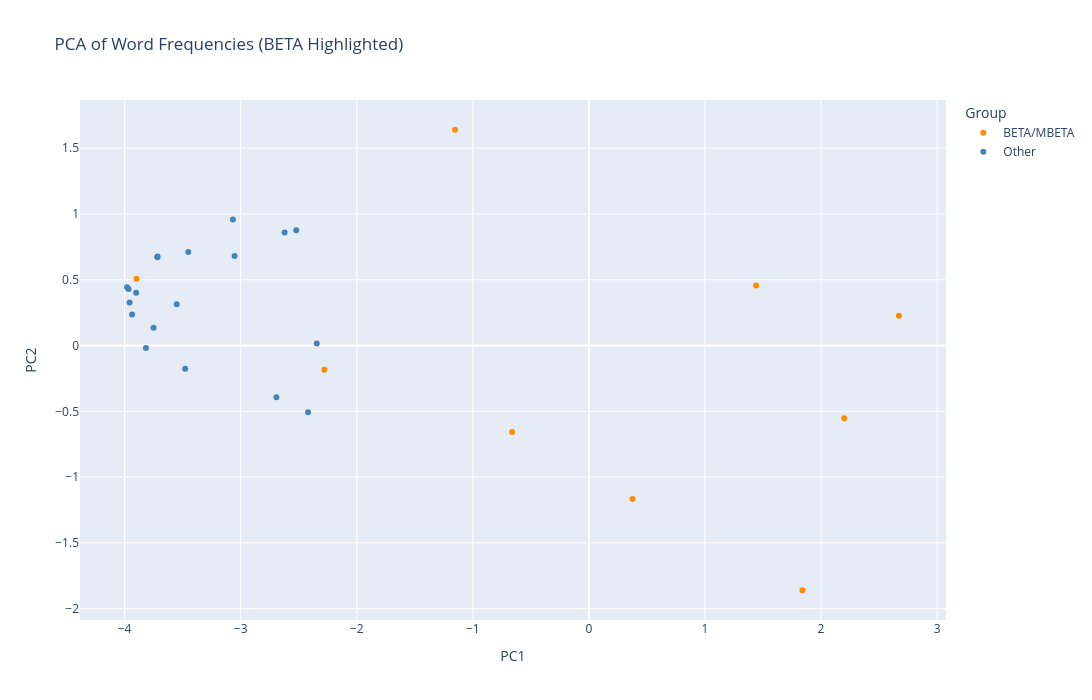

This figure's notebook cell:
### Code cell
Zpca_df_zoom = filter_outliers(pca_df, z_thresh=0.7)
plot_pca(Zpca_df_zoom, annotate=True)

### Figure 1 — Plotly figure (JSON) as saved in the notebook; plotly's stock layout.template omitted (floating-point values rounded to 4 significant figures)
{"data": [{"customdata": [["SheGeo93"], ["PowBew21"], ["NeuSle16"], ["WatBli07"], ["NaaNex12"], ["ChiThe98"], ["MunDar07"], ["ChiExh19"], ["SteSno92"]], "hovertemplate": "<b>%{hovertext}</b><br><br>Group=BETA/MBETA<br>PC1=%{x}<br>PC2=%{y}<br>Label=%{customdata[0]}<extra></extra>", "hovertext": ["Sheffield_GeorgiaonMyMind_1993_BETA", "Powers_Bewilderment_2021_MBETA", "Neuvel_SleepingGiants_2016_MBETA", "Watts_Blindsight_2007_BETA", "Naam_Nexus_2012_BETA", "Chiang_TheStoryOfYourLife_1998_BETA", "Munteanu_DarwinsParadox_2007_BETA", "Chiang_Exhalation_2019_BETA", "Stephenson_SnowCrash_1992_BETA"], "legendgroup": "BETA/MBETA", "marker": {"color": "darkorange", "symbol": "circle"}, "mode": "markers", "name": "BETA/MBETA", "orientation": "v", "showlegend": true, "text": ["SheGeo93", "PowBew21", "CroDar16", "NeuSle16", "ElgNat84", "WatBli07", "ManSta14", "EggThe13", "ClaPir20", "GibNeu84", "IshKla21", "LalThe25", "AtwOry03", "SarBli95", "LeGThe74", "AndAll16", "NaaNex12", "VanAnn14", "ChiThe98", "MunDar07", "ChiExh19", "HarOrb24", "OgaThe94", "MaSev18", "SteSno92", "BraThe24", "ManSea22", "ChaThe07"], "textposition": "top right", "type": "scatter", "x": [-3.897, 0.3756, -1.154, 2.199, 1.84, -2.279, -0.6622, 1.44, 2.671], "xaxis": "x", "y": [0.5072, -1.166, 1.64, -0.5524, -1.86, -0.1841, -0.6572, 0.4559, 0.2265], "yaxis": "y"}, {"customdata": [["CroDar16"], ["ElgNat84"], ["ManSta14"], ["EggThe13"], ["ClaPir20"], ["GibNeu84"], ["IshKla21"], ["LalThe25"], ["AtwOry03"], ["SarBli95"], ["LeGThe74"], ["AndAll16"], ["VanAnn14"], ["HarOrb24"], ["OgaThe94"], ["MaSev18"], ["BraThe24"], ["ManSea22"], ["ChaThe07"]], "hovertemplate": "<b>%{hovertext}</b><br><br>Group=Other<br>PC1=%{x}<br>PC2=%{y}<br>Label=%{customdata[0]}<extra></extra>", "hovertext": ["Crouch_DarkMatter_2016", "Elgin_NativeTongue_1984", "Mandel_StationEleven_2014", "Eggers_TheCircle_2013", "Clarke_Piranesi_2020", "Gibson_Neuromancer_1984", "Ishiguro_Klara_2021", "Lalami_TheDreamHotel_2025", "Atwood_OryxandCrake_2003", "Saramago_Blindness_1995", "LeGuin_TheDispossesed_1974", "Anders_AllTheBirdsintheSky_2016", "Vandermeer_Annihilation_2014", "Harvey_Orbital_2024", "Ogawa_TheMemoryPolice_1994", "Ma_Severance_2018", "Bradley_TheMinestryofTime_2024", "Mandel_SeaofTranquility_2022", "Chabon_TheYiddishPolicemensUnion_2007"], "legendgroup": "Other", "marker": {"color": "steelblue", "symbol": "circle"}, "mode": "markers", "name": "Other", "orientation": "v", "showlegend": true, "text": ["SheGeo93", "PowBew21", "CroDar16", "NeuSle16", "ElgNat84", "WatBli07", "ManSta14", "EggThe13", "ClaPir20", "GibNeu84", "IshKla21", "LalThe25", "AtwOry03", "SarBli95", "LeGThe74", "AndAll16", "NaaNex12", "VanAnn14", "ChiThe98", "MunDar07", "ChiExh19", "HarOrb24", "OgaThe94", "MaSev18", "SteSno92", "BraThe24", "ManSea22", "ChaThe07"], "textposition": "top right", "type": "scatter", "x": [-3.052, -2.692, -3.717, -2.621, -3.957, -2.344, -3.966, -3.452, -3.936, -3.067, -2.42, -3.478, -3.718, -2.522, -3.979, -3.901, -3.551, -3.75, -3.816], "xaxis": "x", "y": [0.6796, -0.3939, 0.6761, 0.8588, 0.3264, 0.01471, 0.4304, 0.7101, 0.2362, 0.958, -0.5065, -0.1769, 0.6714, 0.8771, 0.443, 0.402, 0.3142, 0.1359, -0.01827], "yaxis": "y"}], "layout": {"height": 700, "legend": {"title": {"text": "Group"}, "tracegroupgap": 0}, "title": {"text": "PCA of Word Frequencies (BETA Highlighted)"}, "width": 1200, "xaxis": {"anchor": "y", "domain": [0, 1], "title": {"text": "PC1"}}, "yaxis": {"anchor": "x", "domain": [0, 1], "title": {"text": "PC2"}}}}
